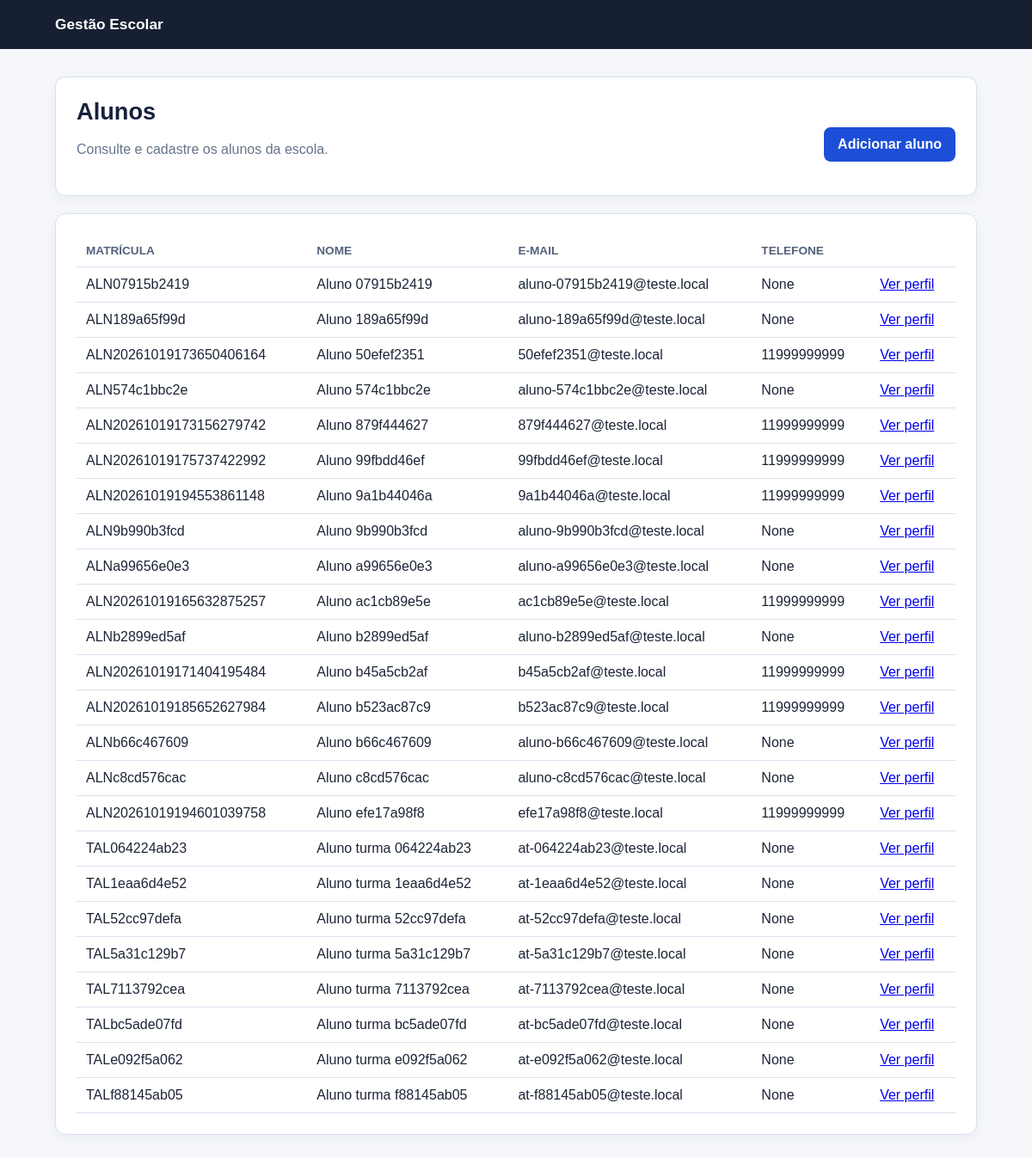
The app's page /alunos with its own data.
### tables this page shows
CREATE TABLE alunos (
        id INTEGER PRIMARY KEY AUTOINCREMENT,
        nome TEXT NOT NULL,
        email TEXT NOT NULL UNIQUE,
        cpf TEXT NOT NULL UNIQUE,
        senha TEXT NOT NULL,
        matricula TEXT NOT NULL UNIQUE,
        data_nascimento DATE,
        telefone TEXT,
        endereco TEXT,
        cidade TEXT,
        estado TEXT,
        ativo INTEGER DEFAULT 1,
        data_criacao TIMESTAMP DEFAULT CURRENT_TIMESTAMP
    );

### legacy/app_backup.py (the view)
@app.route('/alunos')
@login_requerido('funcionario')
def listar_alunos():
    alunos = executar_query('SELECT * FROM alunos WHERE ativo = 1 ORDER BY nome')
    return render_template('alunos/listar.html', alunos=[dict(a) for a in alunos] if alunos else [])

### legacy/app_backup.py (called while the page is built)
def get_db():
    conexao = sqlite3.connect('escola.db')
    conexao.row_factory = sqlite3.Row
    return conexao

def executar_query(query, params=(), fetch_one=False):
    try:
        conexao = get_db()
        cursor = conexao.cursor()
        cursor.execute(query, params)
        if fetch_one:
            resultado = cursor.fetchone()
        else:
            resultado = cursor.fetchall()
        conexao.close()
        return resultado
    except Exception as e:
        print(f"Erro na query: {e}")
        return None

### templates/alunos/listar.html (shortened to what this page needs)
{% extends "base.html" %}
{% block content %}
<section class="card">
  <div style="display:flex; justify-content:space-between; gap:16px; align-items:center; flex-wrap:wrap">
    <div><h1>Alunos</h1><p class="muted">Consulte e cadastre os alunos da escola.</p></div>
    <a class="botao" href="/aluno/novo">Adicionar aluno</a>
  </div>
</section>
<section class="card">
  {% if alunos %}
  <table>
    <thead><tr><th>Matrícula</th><th>Nome</th><th>E-mail</th><th>Telefone</th><th></th></tr></thead>
    <tbody>
      {% for aluno in alunos %}
      <tr><td>{{ aluno.matricula }}</td><td>{{ aluno.nome }}</td><td>{{ aluno.email }}</td><td>{{ aluno.telefone|default('-') }}</td><td><a href="/aluno/{{ aluno.id }}">Ver perfil</a></td></tr>
      {% endfor %}
    </tbody>
  </table>
  {% else %}
  <p class="muted">Nenhum aluno cadastrado ainda.</p>
  {% endif %}
</section>
{% endblock %}

### templates/base.html (style rules this page uses)
:root { --azul:#1d4ed8; --escuro:#172033; --fundo:#f5f7fb; --borda:#d9e0ee; --erro:#b42318; --sucesso:#027a48; }
* { box-sizing:border-box; }
body { margin:0; color:#1c2536; background:var(--fundo); font-family:Arial, sans-serif; }
.card { padding:24px; background:#fff; border:1px solid var(--borda); border-radius:12px; box-shadow:0 4px 14px rgba(20,35,65,.05); }
.card + .card { margin-top:20px; }
h1 { margin:0 0 10px; color:#16213a; font-size:1.7rem; }
p { line-height:1.55; }
button, .botao { display:inline-block; margin-top:20px; padding:11px 16px; color:#fff; background:var(--azul); border:0; border-radius:8px; cursor:pointer; font:inherit; font-weight:700; text-decoration:none; }
table { width:100%; border-collapse:collapse; }
th, td { padding:11px; text-align:left; border-bottom:1px solid var(--borda); }
th { color:#52617b; font-size:.85rem; text-transform:uppercase; }
.muted { color:#64748b; }

### records on screen
alunos: matricula "ALN07915b2419", nome "Aluno 07915b2419", email "aluno-07915b2419@teste.local", telefone "None"
alunos: matricula "ALN189a65f99d", nome "Aluno 189a65f99d", email "aluno-189a65f99d@teste.local", telefone "None"
alunos: matricula "ALN20261019173650406164", nome "Aluno 50efef2351", email "50efef2351@teste.local", telefone "11999999999"
alunos: matricula "ALN574c1bbc2e", nome "Aluno 574c1bbc2e", email "aluno-574c1bbc2e@teste.local", telefone "None"
alunos: matricula "ALN20261019173156279742", nome "Aluno 879f444627", email "879f444627@teste.local", telefone "11999999999"
alunos: matricula "ALN20261019175737422992", nome "Aluno 99fbdd46ef", email "99fbdd46ef@teste.local", telefone "11999999999"
alunos: matricula "ALN20261019194553861148", nome "Aluno 9a1b44046a", email "9a1b44046a@teste.local", telefone "11999999999"
alunos: matricula "ALN9b990b3fcd", nome "Aluno 9b990b3fcd", email "aluno-9b990b3fcd@teste.local", telefone "None"
alunos: matricula "ALNa99656e0e3", nome "Aluno a99656e0e3", email "aluno-a99656e0e3@teste.local", telefone "None"
alunos: matricula "ALN20261019165632875257", nome "Aluno ac1cb89e5e", email "ac1cb89e5e@teste.local", telefone "11999999999"
alunos: matricula "ALNb2899ed5af", nome "Aluno b2899ed5af", email "aluno-b2899ed5af@teste.local", telefone "None"
alunos: matricula "ALN20261019171404195484", nome "Aluno b45a5cb2af", email "b45a5cb2af@teste.local", telefone "11999999999"
alunos: matricula "ALN20261019185652627984", nome "Aluno b523ac87c9", email "b523ac87c9@teste.local", telefone "11999999999"
alunos: matricula "ALNb66c467609", nome "Aluno b66c467609", email "aluno-b66c467609@teste.local", telefone "None"
alunos: matricula "ALNc8cd576cac", nome "Aluno c8cd576cac", email "aluno-c8cd576cac@teste.local", telefone "None"
alunos: matricula "ALN20261019194601039758", nome "Aluno efe17a98f8", email "efe17a98f8@teste.local", telefone "11999999999"
alunos: matricula "TAL064224ab23", nome "Aluno turma 064224ab23", email "at-064224ab23@teste.local", telefone "None"
alunos: matricula "TAL1eaa6d4e52", nome "Aluno turma 1eaa6d4e52", email "at-1eaa6d4e52@teste.local", telefone "None"
alunos: matricula "TAL52cc97defa", nome "Aluno turma 52cc97defa", email "at-52cc97defa@teste.local", telefone "None"
alunos: matricula "TAL5a31c129b7", nome "Aluno turma 5a31c129b7", email "at-5a31c129b7@teste.local", telefone "None"
alunos: matricula "TAL7113792cea", nome "Aluno turma 7113792cea", email "at-7113792cea@teste.local", telefone "None"
alunos: matricula "TALbc5ade07fd", nome "Aluno turma bc5ade07fd", email "at-bc5ade07fd@teste.local", telefone "None"
alunos: matricula "TALe092f5a062", nome "Aluno turma e092f5a062", email "at-e092f5a062@teste.local", telefone "None"
alunos: matricula "TALf88145ab05", nome "Aluno turma f88145ab05", email "at-f88145ab05@teste.local", telefone "None"
